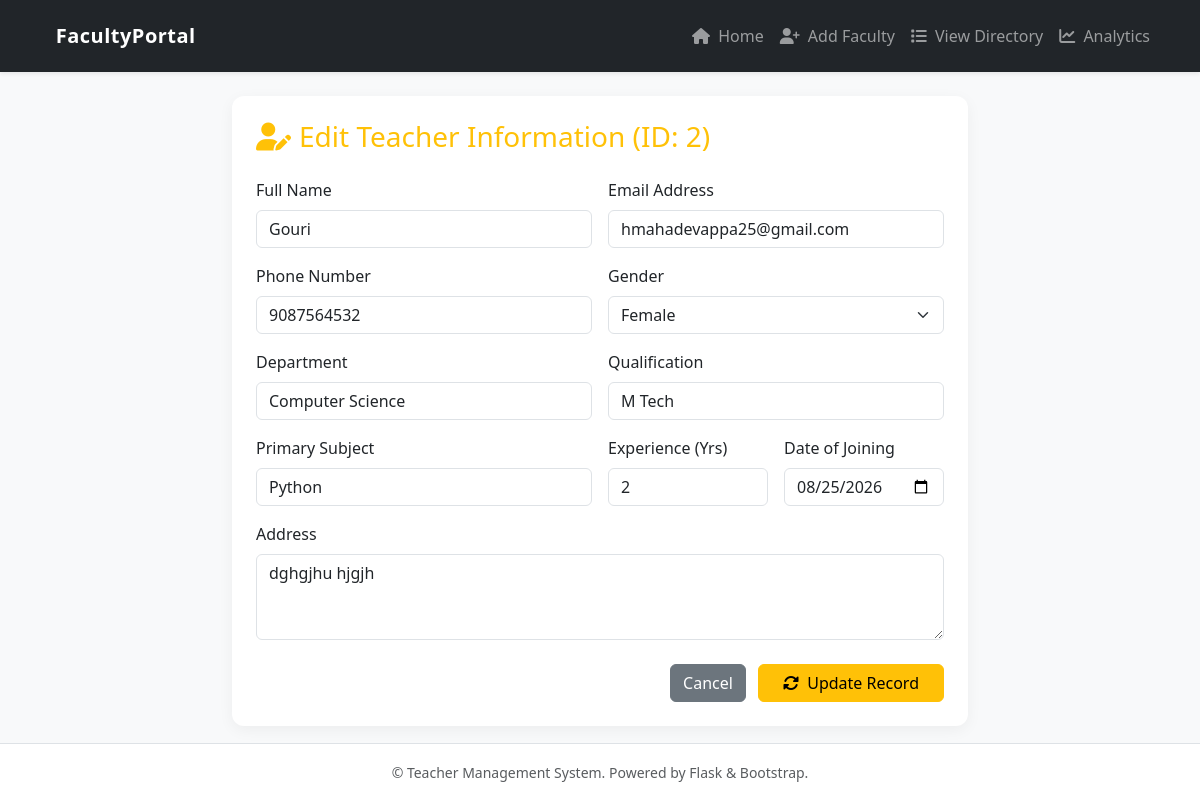
/teacher/edit/2/, run on the app's committed database.
### tables this page shows
CREATE TABLE teachers (
            id INTEGER PRIMARY KEY AUTOINCREMENT,
            name TEXT NOT NULL,
            email TEXT NOT NULL,
            phone TEXT NOT NULL,
            gender TEXT,
            address TEXT,
            department TEXT NOT NULL,
            qualification TEXT,
            subject TEXT,
            experience INTEGER,
            date_of_joining TEXT
        );

### app.py (the view, shortened to what this page needs)
@app.route("/teacher/edit/<int:id>/", methods=["GET", "POST"])
def edit_teacher(id):
    conn = get_db_connection()
    teacher = conn.execute("SELECT * FROM teachers WHERE id = ?", (id,)).fetchone()
    if not teacher:
        conn.close()
        flash("Teacher record not found.", "danger")
        return redirect(url_for("details"))
    conn.close()
    return render_template("edit_students.html", teacher=teacher)

### app.py (called while the page is built)
def get_db_connection():
    conn = sqlite3.connect(DB_PATH)
    conn.row_factory = sqlite3.Row
    return conn

### templates/edit_students.html (shortened to what this page needs)
{% extends "base.html" %}
{% block content %}
<div class="row justify-content-center">
    <div class="col-lg-8">
        <div class="card card-custom p-4">
            <h3 class="card-title text-warning mb-4"><i class="fa-solid fa-user-pen me-2"></i>Edit Teacher Information (ID: {{ teacher['id'] }})</h3>
            <form action="{{ url_for('edit_teacher', id=teacher['id']) }}" method="POST">
                <div class="row g-3">
                    <div class="col-md-6">
                        <label class="form-label">Full Name</label>
                        <input type="text" name="name" class="form-control" value="{{ teacher['name'] }}" required>
                    </div>
                    <div class="col-md-6">
                        <label class="form-label">Email Address</label>
                        <input type="email" name="email" class="form-control" value="{{ teacher['email'] }}" required>
                    </div>
                    <div class="col-md-6">
                        <label class="form-label">Phone Number</label>
                        <input type="text" name="phone" class="form-control" value="{{ teacher['phone'] }}" required>
                    </div>
                    <div class="col-md-6">
                        <label class="form-label">Gender</label>
                        <select name="gender" class="form-select" required>
                            <option value="Female" {% if teacher['gender'] == 'Female' %}selected{% endif %}>Female</option>
                        </select>
                    </div>
                    <div class="col-md-6">
                        <label class="form-label">Department</label>
                        <input type="text" name="department" class="form-control" value="{{ teacher['department'] }}" required>
                    </div>
                    <div class="col-md-6">
                        <label class="form-label">Qualification</label>
                        <input type="text" name="qualification" class="form-control" value="{{ teacher['qualification'] }}" required>
                    </div>
                    <div class="col-md-6">
                        <label class="form-label">Primary Subject</label>
                        <input type="text" name="subject" class="form-control" value="{{ teacher['subject'] }}" required>
                    </div>
                    <div class="col-md-3">
                        <label class="form-label">Experience (Yrs)</label>
                        <input type="number" name="experience" min="0" class="form-control" value="{{ teacher['experience'] }}" required>
                    </div>
                    <div class="col-md-3">
                        <label class="form-label">Date of Joining</label>
                        <input type="date" name="date_of_joining" class="form-control" value="{{ teacher['date_of_joining'] }}" required>
                    </div>
                    <div class="col-12">
                        <label class="form-label">Address</label>
                        <textarea name="address" class="form-control" rows="3">{{ teacher['address'] }}</textarea>
                    </div>
                </div>
                <div class="mt-4 text-end">
                    <a href="{{ url_for('details') }}" class="btn btn-secondary me-2">Cancel</a>
                    <button type="submit" class="btn btn-warning px-4"><i class="fa-solid fa-rotate me-1"></i> Update Record</button>
                </div>
            </form>
        </div>
    </div>
</div>
{% endblock %}

### templates/base.html (style rules this page uses)
body { background-color: #f8f9fa; font-family: 'Segoe UI', Tahoma, Geneva, Verdana, sans-serif; }
.card-custom { border: none; border-radius: 12px; box-shadow: 0 4px 15px rgba(0, 0, 0, 0.05); }

### data on the page
teachers: id "2", name "Gouri", email "hmahadevappa25@gmail.com", phone "9087564532", gender "Female", department "Computer Science", qualification "M Tech", subject "Python", experience "2", date_of_joining "08/25/2026", address "dghgjhu hjgjh"
